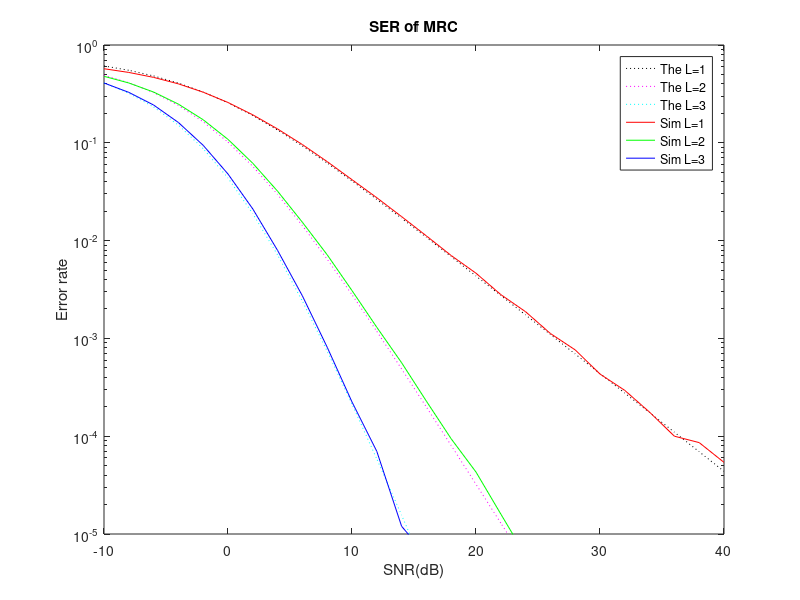

Here is the MATLAB script that generated this plot:
 function shi_06_v2
 
 
%
%Part2
%



%Number of symbols
N = 10^6;
%Generate a 2bits/symbol signal
s = randi(4,1,N);
t = [1+1i -1+1i -1-1i 1-1i];
%Transform it in to4QAM random sequence
a = t(s);
% Eb/N0 in db
Eb0db = -10:2:40;
% Eb/N0
Eb0 = 10.^(Eb0db/10);
M=4;
%SNR
SNR = Eb0 * log2(M);
%The power of signal
Es = sum(abs(a).^2)/N;
N0 = Es./SNR;
% compute the sigma of noise by SNR
sigma = sqrt(N0);
v = (1./sqrt(2) .* (randn(1,N) + 1i * randn(1,N))); 
%build figuie label
figure('name','assignment5');

%Theoretical SER

Constant=1.75;
r = sqrt(1.5* log2(M)/(M-1));
D = sqrt(Eb0./(1+Eb0));
%SER for 1 channel
ser = Constant*((1-D)./2);
semilogy(Eb0db,ser,'k:') ;
%SER for 2 channel
ser = Constant*((1-D)./2).^2.*(1+(2*((1+D)./2)));
hold on
semilogy(Eb0db,ser,'m:') ;
%SER for 3 channel
ser = Constant*((1-D)./2).^3.*(1+(3*((1+D)./2)+(6*((1+D)./2).^2)));
semilogy(Eb0db,ser,'c:') ;

%simulation SER
ser = zeros(1,length(Eb0));
% for one branch
    for l=1:length(Eb0);
        %rayleigh gain
        n = 1./sqrt(2) .* (randn(1,N) + 1i * randn(1,N));
        %ai for each branch
        g =  sqrt((abs(n) .^ 2) .* (SNR(l)));
        %produce noise
        v1 = sigma (l).* v;
        %add noise and gain
        a1 = a .* g.*abs(n) + v1.*g;
        %decision decoding
        s1 = 1*(real(a1)>0&imag(a1)>=0) + 2*(real(a1)<=0&imag(a1)>0) + 3*(real(a1)<0&imag(a1)<=0) + 4*(real(a1)>=0&imag(a1)<0);
        %SER 
        ser(l) = (sum(s1~=s))/N;
    end
semilogy(Eb0db,ser,'r') ;
% for two branch
    for l=1:length(Eb0);
        %rayleigh gain
        n1 = 1./sqrt(2) .* (randn(1,N) + 1i * randn(1,N));
        n2 = 1./sqrt(2) .* (randn(1,N) + 1i * randn(1,N));
        %ai for each branch
        g1 =  sqrt((abs(n1) .^ 2) .* (SNR(l)));
        g2 =  sqrt((abs(n2) .^ 2) .* (SNR(l)));
        %produce noise
        v1 = sigma (l).* (1./sqrt(2) .* (randn(1,N) + 1i * randn(1,N)));
        v2 = sigma (l).* (1./sqrt(2) .* (randn(1,N) + 1i * randn(1,N)));
        %add noise and gain
        a1 = a .* g1.*abs(n1) + v1.*g1+a .* g2.*abs(n2) + v2.*g2;
        %decision decoding
        s1 = 1*(real(a1)>0&imag(a1)>=0) + 2*(real(a1)<=0&imag(a1)>0) + 3*(real(a1)<0&imag(a1)<=0) + 4*(real(a1)>=0&imag(a1)<0);
        %SER 
        ser(l) = (sum(s1~=s))/N;
    end
semilogy(Eb0db,ser,'g') ;
% for 3 branch
    for l=1:length(Eb0);
        %rayleigh gain
        n1 = 1./sqrt(2) .* (randn(1,N) + 1i * randn(1,N));
        n2 = 1./sqrt(2) .* (randn(1,N) + 1i * randn(1,N));
        n3 = 1./sqrt(2) .* (randn(1,N) + 1i * randn(1,N));
        %ai for each branch
        g1 =  sqrt((abs(n1) .^ 2) .* (SNR(l)));
        g2 =  sqrt((abs(n2) .^ 2) .* (SNR(l)));
        g3 =  sqrt((abs(n3) .^ 2) .* (SNR(l)));
        %produce noise
        v1 = sigma (l).* (1./sqrt(2) .* (randn(1,N) + 1i * randn(1,N)));
        v2 = sigma (l).* (1./sqrt(2) .* (randn(1,N) + 1i * randn(1,N)));
        v3 = sigma (l).* (1./sqrt(2) .* (randn(1,N) + 1i * randn(1,N)));
        %add noise and gain
        a1 = a .* g1.*abs(n1) + v1.*g1+a .* g2.*abs(n2) + v2.*g2+a .* g3.*abs(n3) + v3.*g3;
        %decision decoding
        s1 = 1*(real(a1)>0&imag(a1)>=0) + 2*(real(a1)<=0&imag(a1)>0) + 3*(real(a1)<0&imag(a1)<=0) + 4*(real(a1)>=0&imag(a1)<0);
        %SER 
        ser(l) = (sum(s1~=s))/N;
    end
semilogy(Eb0db,ser,'b') ;

xlim([-10 40])
ylim([0.00001 1])
xlabel('SNR(dB)');
ylabel('Error rate');
title('SER of MRC');
legend('The L=1','The L=2','The L=3','Sim L=1','Sim L=2','Sim L=3');
hold off


 end
 
 %factorial
function a=factorialR(n)
b = 1 : 1 : n;
a = prod (b);
end
